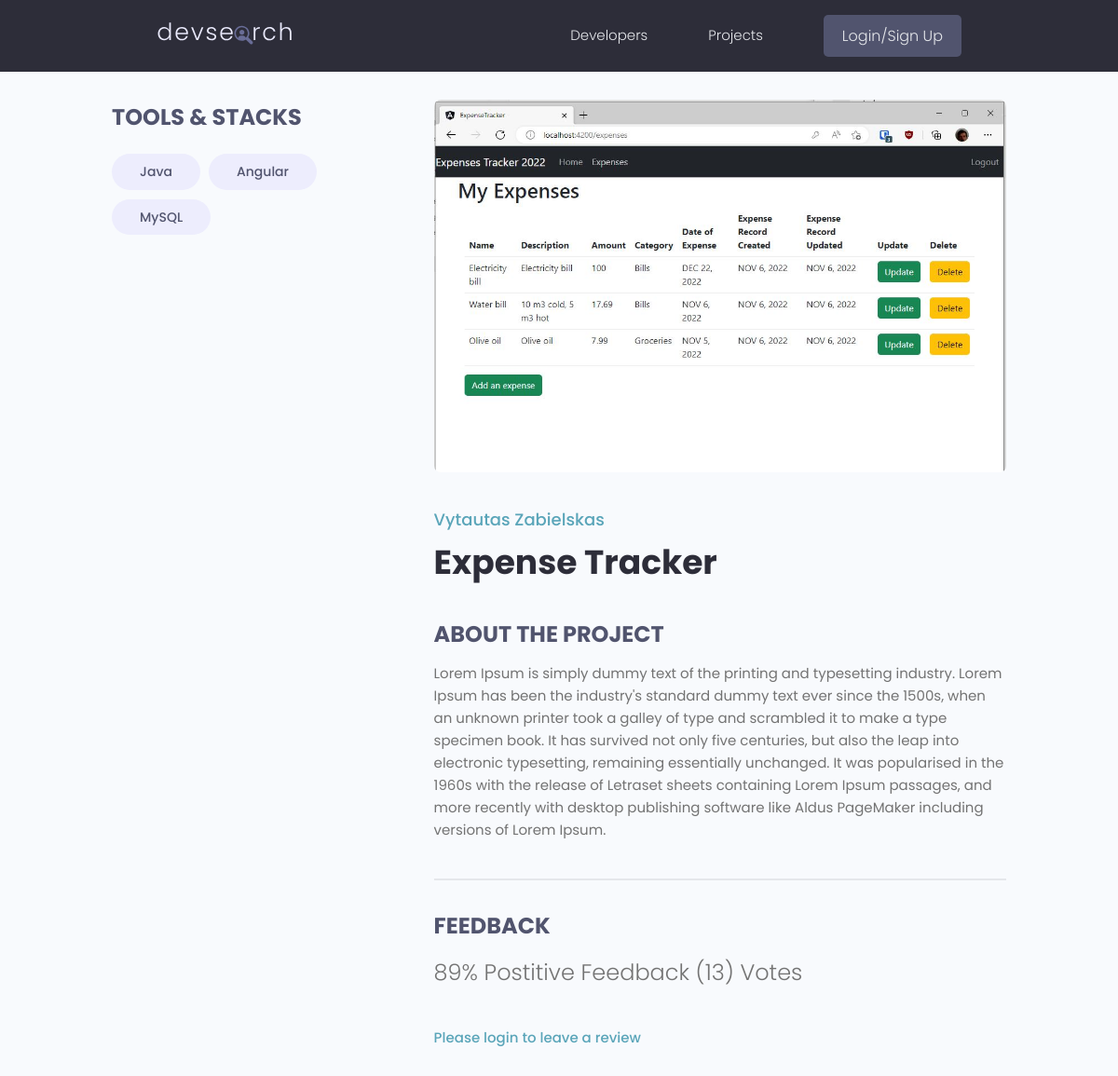
Page /projects/project/a80591be-6fcc-4fa1-9945-3fcfaa9020be/ on the earlier database version.
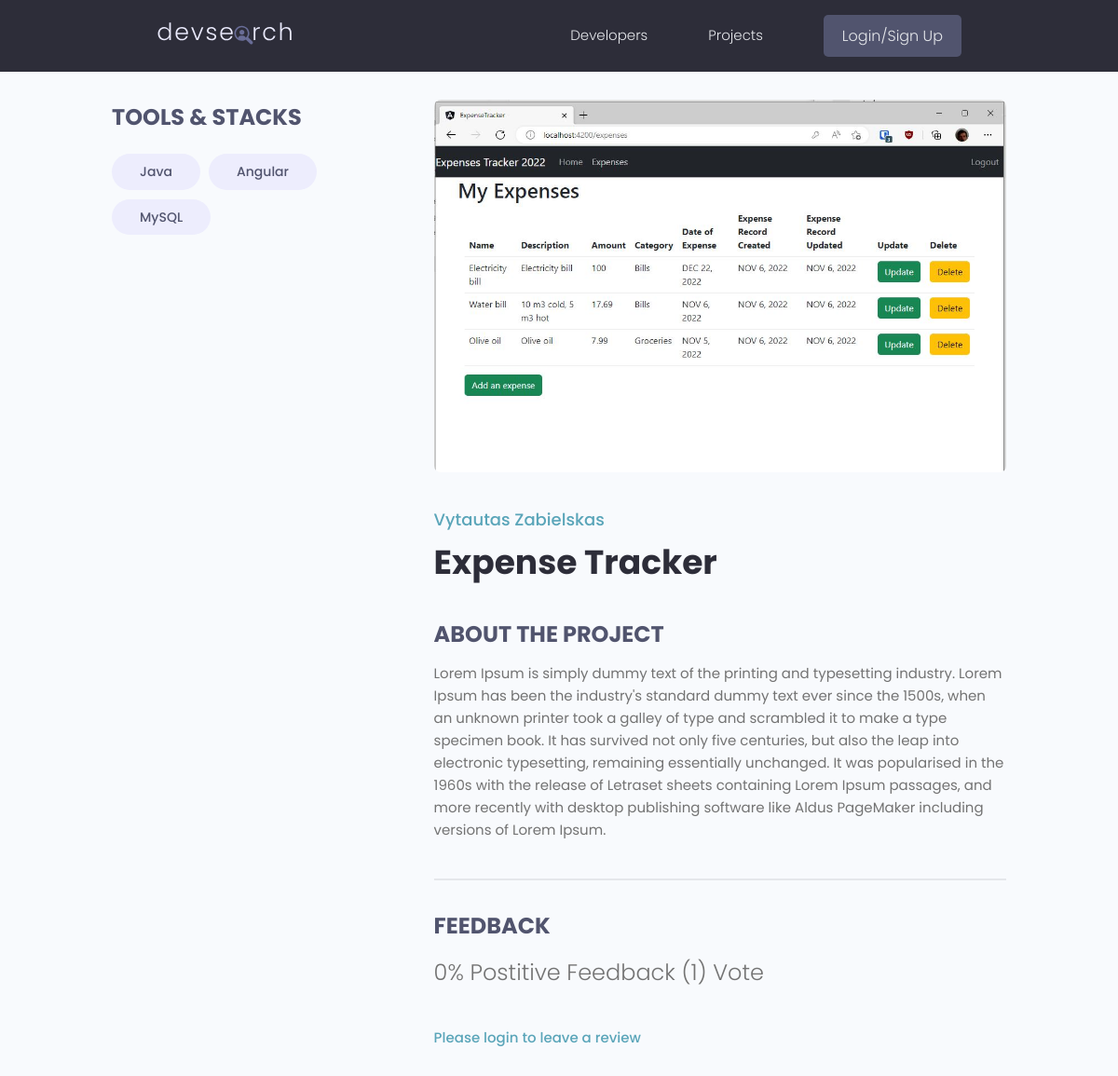
Same page on the later database version.
### projects/models.py (models this page shows, shortened)
class Project(models.Model):
    owner = models.ForeignKey(Profile, null=True, blank=True, on_delete=models.SET_NULL)
    title = models.CharField(max_length=200)
    description = models.TextField(null=True, blank=True)
    featured_image = models.ImageField(null=True, blank=True, default="default.jpg")
    demo_link = models.CharField(max_length=2000, null=True, blank=True)
    source_link = models.CharField(max_length=2000, null=True, blank=True)
    tags = models.ManyToManyField("Tag", blank=True)
    vote_total = models.IntegerField(default=0, null=True, blank=True)
    vote_ratio = models.IntegerField(default=0, null=True, blank=True)
    created = models.DateTimeField(auto_now_add=True)
    id = models.UUIDField(default=uuid.uuid4, unique=True, primary_key=True, editable=False)
    class Meta:
        ordering = ["-vote_ratio", "-vote_total"]
    @property
    def reviewers(self):
        queryset = self.review_set.all().values_list("owner__id", flat=True)
        return queryset

### users/models.py (models this page shows, shortened)
class Profile(models.Model):
    user = models.OneToOneField(User, on_delete=models.CASCADE, null=True, blank=True)
    name = models.CharField(max_length=200, null=True, blank=True)
    email = models.EmailField(max_length=500, null=True, blank=True)
    username = models.CharField(max_length=200, null=True, blank=True)
    location = models.CharField(max_length=200, null=True, blank=True)
    short_intro = models.CharField(max_length=200, null=True, blank=True)
    bio = models.TextField(null=True, blank=True)
    profile_image = models.ImageField(null=True, blank=True, upload_to="profiles/", default="profiles/user-default.png")
    social_github = models.CharField(max_length=200, null=True, blank=True)
    social_twitter = models.CharField(max_length=200, null=True, blank=True)
    social_linkedin = models.CharField(max_length=200, null=True, blank=True)
    social_youtube = models.CharField(max_length=200, null=True, blank=True)
    social_website = models.CharField(max_length=200, null=True, blank=True)
    created = models.DateTimeField(auto_now_add=True)
    id = models.UUIDField(default=uuid.uuid4, unique=True, primary_key=True, editable=False)

### projects/views.py (the view, shortened to what this page needs)
# urls.py: path("project/<str:pk>/", views.project, name="project"),
def project(request, pk):
    projectObj = Project.objects.get(id=pk)
    form = ReviewForm()
    return render(request, "projects/single-project.html", {"project" : projectObj, "form" : form})

### projects/models.py (called while the page is built)
    def __str__(self):
        return self.name

### projects/templates/projects/single-project.html (shortened to what this page needs)
{% extends "main.html" %} {% block content %}
<main class="singleProject my-md">
    <div class="container">
        <div class="layout">
            <div class="column column--1of3">
                <h3 class="singleProject__subtitle">Tools & Stacks</h3>
                <div class="singleProject__toolStack">
                    {% for tag in project.tags.all %}
                    <span class="tag tag--pill tag--sub tag--lg">
                        <small>{{tag}}</small>
                    </span>
                    {% endfor %}
                </div>
            </div>
            <div class="column column--2of3">
                <img
                    class="singleProject__preview"
                    src="{{ project.featured_image.url }}"
                    alt="portfolio thumbnail"
                />
                <a href="profile.html" class="singleProject__developer">{{project.owner.name}}</a>
                <h2 class="singleProject__title">{{ project.title }}</h2>
                <h3 class="singleProject__subtitle">About the Project</h3>
                <div class="singleProject__info">{{ project.description }}</div>
                <div class="comments">
                    <h3 class="singleProject__subtitle">Feedback</h3>
                    <h5 class="project--rating">
                        {{ project.vote_ratio }}% Postitive Feedback
                        ({{project.vote_total}})
                        Vote{{project.vote_total|pluralize:"s"}}
                    </h5>
                    {% if request.user.profile.id in project.reviewers %}
                        <p>You have already submitted your review for this project</p>
                    {% elif request.user.profile == project.owner %}
                        <p>You cannot review your own work</p>
                    {% else %}
                     <a href="{% url 'login' %}?next={{request.path}}">Please login to leave a review</a>
                    {% endif %}
                </div>
            </div>
        </div>
    </div>
</main>
{% endblock content %}

Differences in the rows shown:
changed Project "Expense Tracker": vote_ratio "89" → "0"; vote_total "13" → "1"
